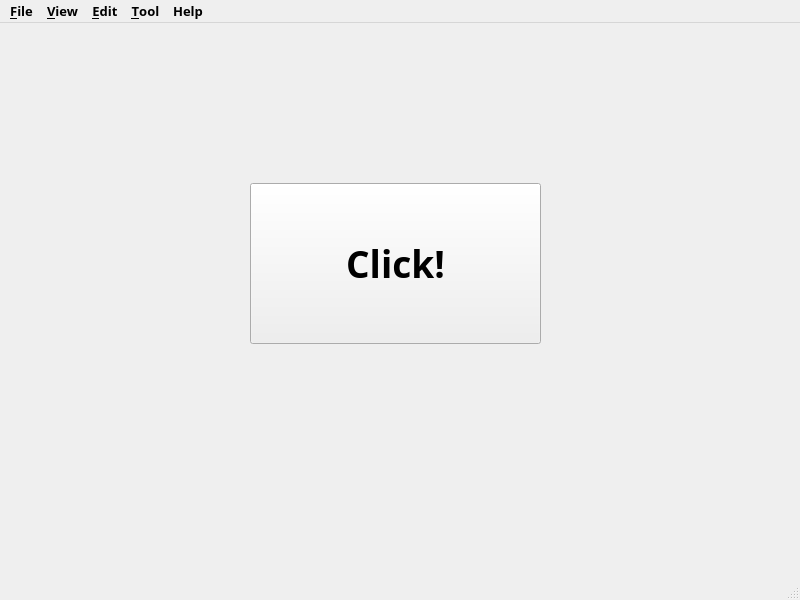
<?xml version="1.0" encoding="UTF-8"?>
<ui version="4.0">
 <class>MainWindow</class>
 <widget class="QMainWindow" name="MainWindow">
  <property name="geometry">
   <rect>
    <x>0</x>
    <y>0</y>
    <width>800</width>
    <height>600</height>
   </rect>
  </property>
  <property name="font">
   <font>
    <family>Source Code Pro</family>
    <pointsize>10</pointsize>
    <weight>75</weight>
    <bold>true</bold>
   </font>
  </property>
  <property name="windowTitle">
   <string>Demo_pyqt5</string>
  </property>
  <widget class="QWidget" name="centralwidget">
   <widget class="QPushButton" name="pushButton">
    <property name="geometry">
     <rect>
      <x>250</x>
      <y>160</y>
      <width>291</width>
      <height>161</height>
     </rect>
    </property>
    <property name="font">
     <font>
      <family>Source Code Pro</family>
      <pointsize>28</pointsize>
      <weight>75</weight>
      <bold>true</bold>
     </font>
    </property>
    <property name="cursor">
     <cursorShape>PointingHandCursor</cursorShape>
    </property>
    <property name="text">
     <string>Click!</string>
    </property>
   </widget>
  </widget>
  <widget class="QMenuBar" name="menubar">
   <property name="geometry">
    <rect>
     <x>0</x>
     <y>0</y>
     <width>800</width>
     <height>22</height>
    </rect>
   </property>
   <widget class="QMenu" name="menuFile">
    <property name="title">
     <string>&amp;File</string>
    </property>
   </widget>
   <widget class="QMenu" name="menuView">
    <property name="title">
     <string>&amp;View</string>
    </property>
   </widget>
   <widget class="QMenu" name="menu_Edit">
    <property name="title">
     <string>&amp;Edit</string>
    </property>
   </widget>
   <widget class="QMenu" name="menu_Tool">
    <property name="title">
     <string>&amp;Tool</string>
    </property>
   </widget>
   <widget class="QMenu" name="menuHelp">
    <property name="title">
     <string>Help</string>
    </property>
   </widget>
   <addaction name="menuFile"/>
   <addaction name="menuView"/>
   <addaction name="menu_Edit"/>
   <addaction name="menu_Tool"/>
   <addaction name="menuHelp"/>
  </widget>
  <widget class="QStatusBar" name="statusbar"/>
 </widget>
 <resources/>
 <connections>
  <connection>
   <sender>pushButton</sender>
   <signal>released()</signal>
   <receiver>MainWindow</receiver>
   <slot>btn_click_released()</slot>
   <hints>
    <hint type="sourcelabel">
     <x>469</x>
     <y>308</y>
    </hint>
    <hint type="destinationlabel">
     <x>461</x>
     <y>479</y>
    </hint>
   </hints>
  </connection>
 </connections>
 <slots>
  <slot>btn_click_released()</slot>
 </slots>
</ui>
